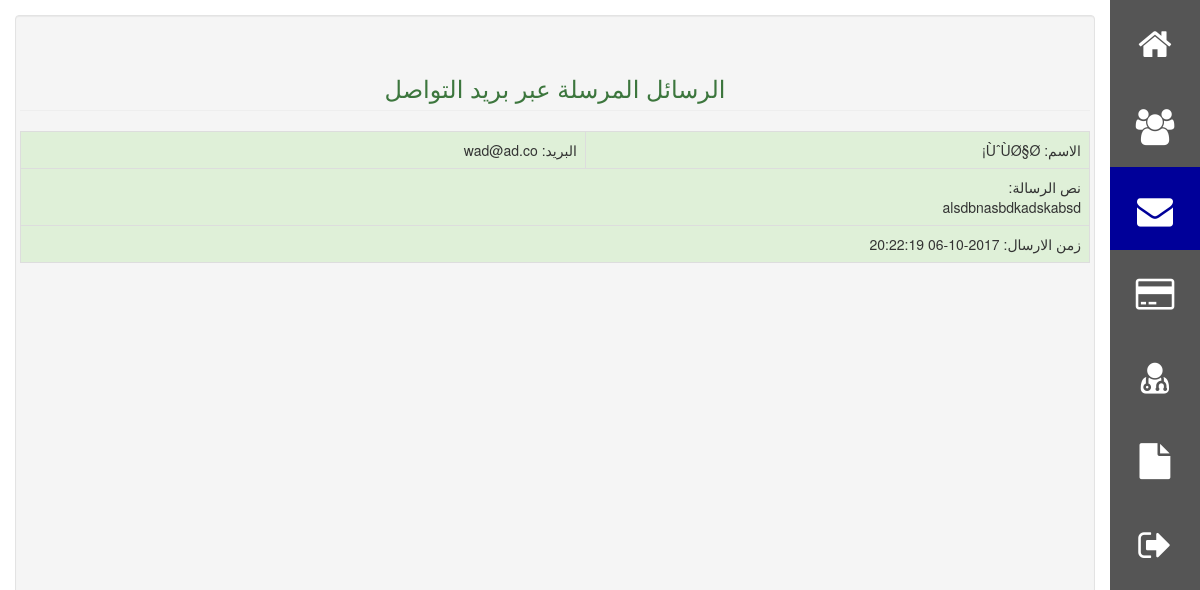
Page /clinic/admin/contacts.php on the committed database.
### tables this page shows
CREATE TABLE IF NOT EXISTS `contact` (
  `id` int(11) NOT NULL AUTO_INCREMENT,
  `name` varchar(100) NOT NULL,
  `mail` varchar(100) NOT NULL,
  `msg` text NOT NULL,
  `time` timestamp NOT NULL DEFAULT CURRENT_TIMESTAMP,
  PRIMARY KEY (`id`)
);

### clinic/admin/contacts.php (the view, shortened to what this page needs)
<?php
include '../db/db_connect.php';
$sql = "SELECT * from contact order by id desc";
$query = mysqli_query($conn, $sql);
?>
<!doctype html>
<html dir="rtl">
    <head>
        <link rel="stylesheet" href="../css/bootstrap.min.css"/>
        <link rel="stylesheet" href="../css/style.css"/>
        <link rel="stylesheet" href="https://cdnjs.cloudflare.com/ajax/libs/font-awesome/4.7.0/css/font-awesome.min.css">
    </head>
    <body>
        <div class="admin">
        <div class="icon-bar">
            <a href="index.php"><i class="fa fa-home"></i></a>
            <a href="users.php"><i class="fa fa-users"></i></a>
            <a class="active1" href="contacts.php"><i class="fa fa-envelope"></i></a>
            <a href="accounting.php"><i class="fa fa-credit-card"></i></a>
            <a href="clinic.php"><i class="fa fa-user-md"></i></a>
            <a href="files.php"><i class="fa fa-file"></i></a>
            <a href="../logout.php"><i class="fa fa-sign-out "></i></a>
        </div>
        <div class="led well">
            <div class="row">
                <h3 class="page-header text-center text-success">الرسائل المرسلة عبر بريد التواصل</h3>
            </div>
            <div class="row">
                <?php
                while ($row = mysqli_fetch_assoc($query)) {
                    echo "<table class='table table-bordered table-responsive bg-success'>";
                    echo "<tr>";
                    echo "<td>الاسم: ".$row['name']."</td>";
                    echo "<td>البريد: ".$row['mail']."</td>";
                    echo "</tr>";
                    echo "<tr>";
                    echo "<td colspan='2'>نص الرسالة: <br/>".$row['msg']."</td>";
                    echo "</tr>";
                    echo "<tr>";
                    echo "<td colspan='2'>زمن الارسال: ".$row['time']."</td>";
                    echo "</tr>";
                    echo "</table>";
                }
                ?>
            </div>
        </div>
        </div>
    </body>
</html>

### clinic/css/style.css (style rules this page uses)
body, html { height: 100%; }
.icon-bar { width: 90px; background-color: #555; height: 100%; float: right; }
.icon-bar a { display: block; text-align: center; padding: 16px; transition: all 0.3s ease; color: white; font-size: 36px; }
.active1 { background-color: #000099; }
.led { margin-right: 15px; float: right; margin-top: 15px; height: 100%; width: 90%; }
.admin { display: inline-block; height: 100%; width: 100%; }

### rows in the picture
contact: name "ÙˆÙØ§Ø¡", mail "wad@ad.co", msg "alsdbnasbdkadskabsd", time "2017-10-06 20:22:19"
